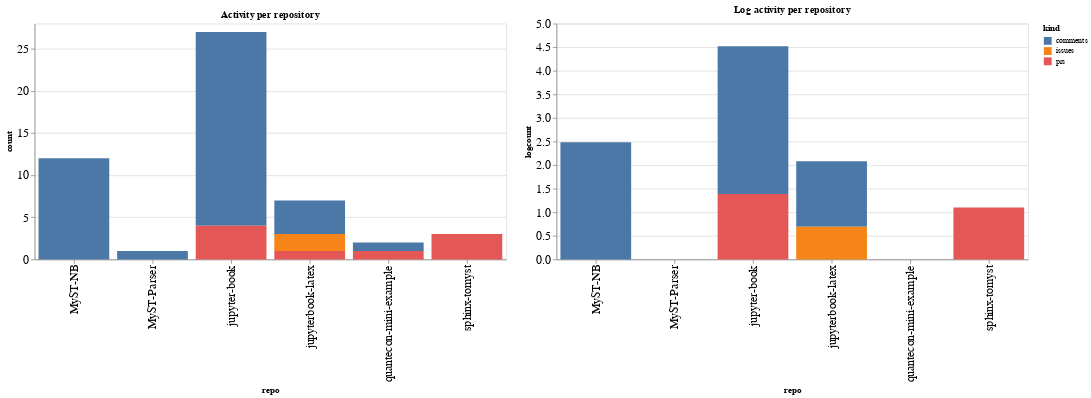

This figure's notebook cell:
### Code cell
ch1 = alt.Chart(repo_summaries, width=600, title="Activity per repository").mark_bar().encode(
    x='repo',
    y='count',
    color='kind',
    tooltip="kind"
)

ch2 = alt.Chart(repo_summaries, width=600, title="Log activity per repository").mark_bar().encode(
    x='repo',
    y='logcount',
    color='kind',
    tooltip="kind"
)

ch1 | ch2

### Figure 1 — Vega-Lite specification as saved in the notebook (floating-point values rounded to 4 significant figures)
{"config": {"axisLeft": {"labelFontSize": 15}, "axisBottom": {"labelFontSize": 15}}, "hconcat": [{"mark": "bar", "encoding": {"color": {"type": "nominal", "field": "kind"}, "tooltip": {"type": "nominal", "field": "kind"}, "x": {"type": "nominal", "field": "repo"}, "y": {"type": "quantitative", "field": "count"}}, "title": "Activity per repository", "width": 600}, {"mark": "bar", "encoding": {"color": {"type": "nominal", "field": "kind"}, "tooltip": {"type": "nominal", "field": "kind"}, "x": {"type": "nominal", "field": "repo"}, "y": {"type": "quantitative", "field": "logcount"}}, "title": "Log activity per repository", "width": 600}], "data": {"name": "data-0e9f9b077ac3339f312a8136fb3a83e4"}, "$schema": "https://vega.github.io/schema/vega-lite/v4.8.1.json", "datasets": {"data-0e9f9b077ac3339f312a8136fb3a83e4": [{"repo": "MyST-NB", "kind": "comments", "count": 12, "logcount": 2.485}, {"repo": "MyST-Parser", "kind": "comments", "count": 1, "logcount": 0.0}, {"repo": "jupyter-book", "kind": "comments", "count": 23, "logcount": 3.135}, {"repo": "jupyter-book", "kind": "prs", "count": 4, "logcount": 1.386}, {"repo": "jupyterbook-latex", "kind": "comments", "count": 4, "logcount": 1.386}, {"repo": "jupyterbook-latex", "kind": "issues", "count": 2, "logcount": 0.6931}, {"repo": "jupyterbook-latex", "kind": "prs", "count": 1, "logcount": 0.0}, {"repo": "quantecon-mini-example", "kind": "comments", "count": 1, "logcount": 0.0}, {"repo": "quantecon-mini-example", "kind": "prs", "count": 1, "logcount": 0.0}, {"repo": "sphinx-tomyst", "kind": "prs", "count": 3, "logcount": 1.099}]}}
